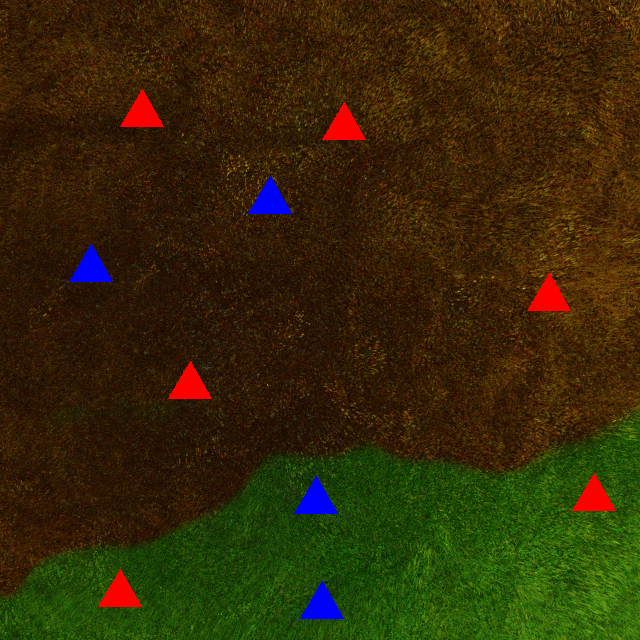
#> input picture UAS-SAR (Unmanned Aerial System - Search and Rescue)/TestCasesUAS/uas takimages/uas takimages/1.png, 640 x 640 px
$ python -i main.py   (imports and definitions only)
#> lines starting #> are read from the running program, lines starting #| are printed output that depends on the picture; after the words box and inside, x2 and y2 are one past the last pixel; in counts of white or black regions, pixels touching at a corner belong together
#> further down, picture is the input picture: shape (640, 640, 3); mean B, G, R 7.3, 41.1, 52.4
### UAS-SAR (Unmanned Aerial System - Search and Rescue)/pointpolytest.py
import cv2 as cv
import numpy as np


def centre_in_region(triangle,ext_contour):
    for point in triangle:
        if cv.pointPolygonTest(ext_contour,triangle['centre'],False)>=0:
        # if cv.pointPolygonTest(ext_contour,(point),False)>=0:

            return True
    return False

### UAS-SAR (Unmanned Aerial System - Search and Rescue)/main.py
import cv2 as cv
import numpy as np
from pointpolytest import *
from Rplanning import *

prlist=[]
prioritylist=[]
no_houses=[]


def create_masks(image):
    hsv_image = cv.cvtColor(image, cv.COLOR_BGR2HSV)
#> hsv_image: shape (640, 640, 3); mean H, S, V 23.7, 232.5, 63.9

    red_lower = np.array([0, 50, 50])
    red_upper = np.array([10, 255, 255])

    blue_lower = np.array([100, 50, 50])
    blue_upper = np.array([130, 255, 255])

    green_lower = np.array([36, 50, 50])
    green_upper = np.array([70, 255, 255])

    brown_lower = np.array([10, 100, 20])
    brown_upper = np.array([20, 255, 200])

    mask_red = cv.inRange(hsv_image, red_lower, red_upper)
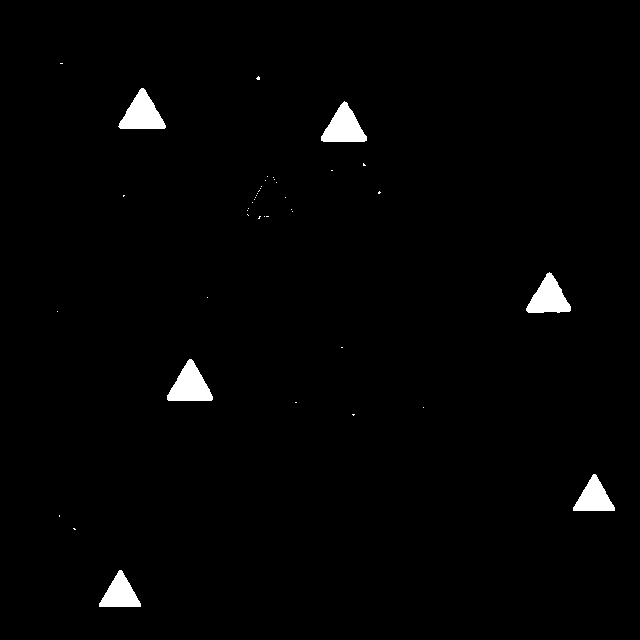
#> mask_red: shape (640, 640); 1.5% white; 42 white regions (36 under 20 px), largest, box (x1, y1, x2, y2) and area: (167, 359, 213, 401) 1140, (118, 88, 166, 129) 1124, (321, 101, 367, 142) 1096, (526, 272, 571, 313) 1060, (99, 570, 141, 607) 883, (573, 474, 615, 511) 877
    mask_blue = cv.inRange(hsv_image, blue_lower, blue_upper)
#> mask_blue: shape (640, 640); 0.96% white; 4 white regions, box (x1, y1, x2, y2) and area: (294, 476, 338, 515) 988, (69, 244, 113, 283) 984, (300, 581, 344, 620) 983, (248, 176, 292, 215) 973
    mask_green = cv.inRange(hsv_image, green_lower, green_upper)
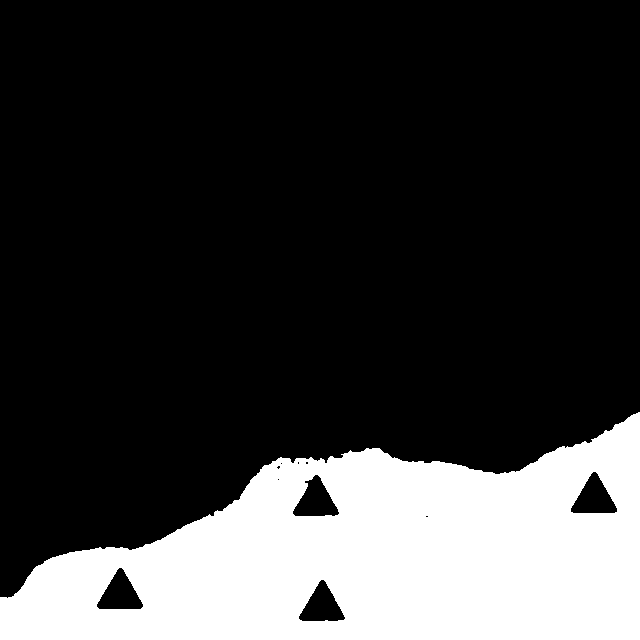
#> mask_green: shape (640, 640); 22.4% white; 1 white region, box (x1, y1, x2, y2) and area: (0, 412, 640, 640) 91727
    mask_brown = cv.inRange(hsv_image, brown_lower, brown_upper)
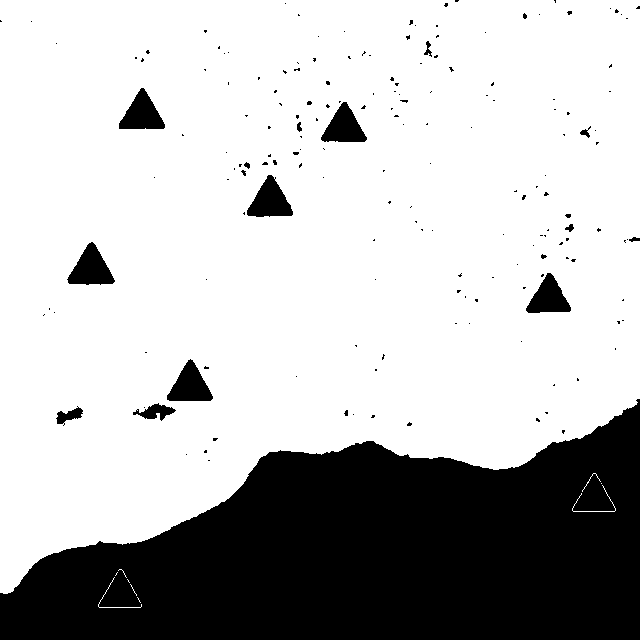
#> mask_brown: shape (640, 640); 73.7% white; 177 black regions (162 under 20 px)

    return mask_red, mask_blue, mask_green, mask_brown

def overlay(image, mask, overlay_color):
    colored_image = np.copy(image)
    colored_image[mask > 0] = overlay_color
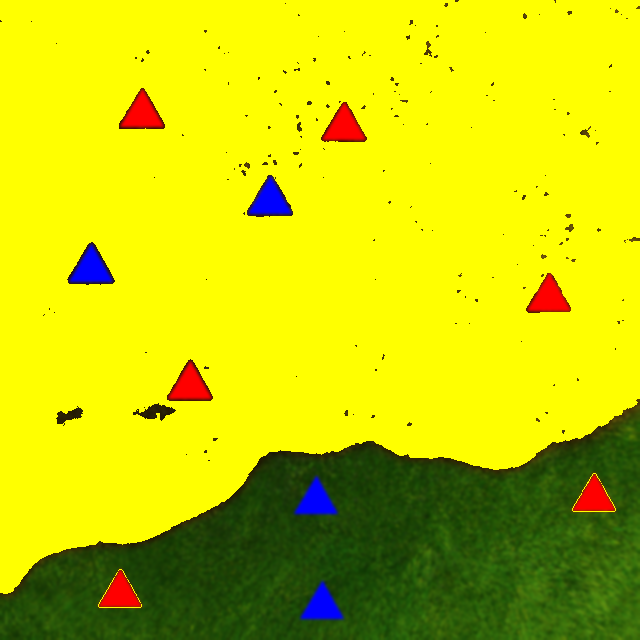
#> colored_image: shape (640, 640, 3); mean of channels 0, 1, 2 3.7, 206.3, 200.1; drawn as B, G, R
#> in overlay (call 2), `colored_image[mask > 0] = overlay_color`:
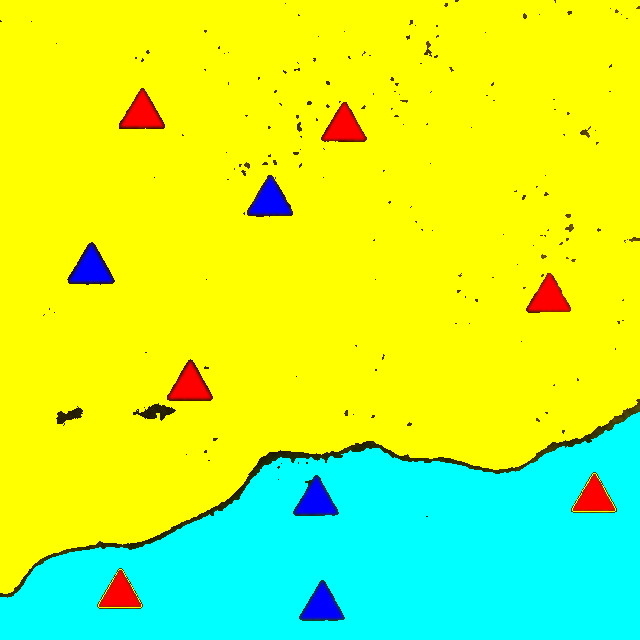
#> colored_image: shape (640, 640, 3); mean of channels 0, 1, 2 59.3, 245.8, 191.8; drawn as B, G, R
    return colored_image

def houses(image, mask_red, mask_blue):
    # [6 lines of commented-out code are left out]

    contours_red, _ = cv.findContours( mask_red, cv.RETR_EXTERNAL, cv.CHAIN_APPROX_SIMPLE)
#> contours_red = 42 contours, 36 with area under 20; largest, box (x1, y1, x2, y2) and area: (167, 359, 213, 401) 1076, (118, 88, 166, 129) 1060, (321, 101, 367, 142) 1033, (526, 272, 571, 313) 998, (99, 570, 141, 607) 824, (573, 474, 615, 511) 818
    contours_blue, _ = cv.findContours( mask_blue, cv.RETR_EXTERNAL, cv.CHAIN_APPROX_SIMPLE)
#> contours_blue = 4 contours; box (x1, y1, x2, y2) and area: (294, 476, 338, 515) 928, (69, 244, 113, 283) 924, (300, 581, 344, 620) 922, (248, 176, 292, 215) 912
    # contours,_=cv.findContours(edges,cv.RETR_TREE, cv.CHAIN_APPROX_SIMPLE)


    red_houses= 0
    blue_houses = 0
    red_centroids=[]
    blue_centroids=[]
    centroids=[]

    for rcontour in contours_red:
        area=cv.contourArea(rcontour)
        approx = cv.approxPolyDP(rcontour, 0.04 * cv.arcLength(rcontour, True), True)

        if area>200 and len(approx)==3:
            cv.drawContours(image,[rcontour],-1,(0,0,0),5)
            red_houses+=1

            M=cv.moments(approx)
            cXr = int(M["m10"] / M["m00"])
            cYr = int(M["m01"] / M["m00"])
            cv.circle(image, (cXr, cYr), 5, (255, 255, 255), -1)
            red_centroids.append({'centre':(cXr,cYr)})
#> this loop made 42 passes
#> (area, approx, cXr, cYr) on passes 1, 4, 8, 12, 39, 40: (824.5, [[119, 570], [99, 606], [140, 606]], 119, 594), (818.5, [[593, 474], [573, 510], [614, 510]], 593, 498), (1075.5, [[189, 359], [167, 399], [211, 400]], 189, 386), (998, [[551, 273], [528, 312], [570, 310]], 549, 298), (1033, [[346, 102], [321, 140], [366, 140]], 344, 127), (1060, [[141, 88], [118, 126], [164, 128]], 141, 114)
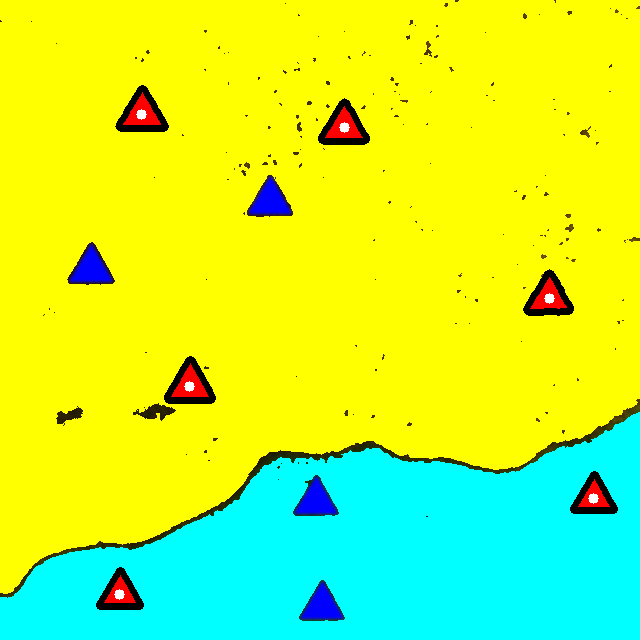
#> image: shape (640, 640, 3); 1.4% of pixels changed, all inside (x1, y1, x2, y2) = (96, 85, 618, 610); drawn as B, G, R
#> after the loop, red_centroids = 6 items; red_houses = 6


    for bcontour in contours_blue:
        area=cv.contourArea(bcontour)
        approx = cv.approxPolyDP(bcontour, 0.04 * cv.arcLength(bcontour, True), True)

        if area>200 and len(approx)==3:
            cv.drawContours(image,[bcontour],-1,(0,0,0),5)
            blue_houses+=1

            M=cv.moments(approx)
            cXb = int(M["m10"] / M["m00"])
            cYb = int(M["m01"] / M["m00"])
            cv.circle(image, (cXb, cYb), 5, (255, 255, 255), -1)
            blue_centroids.append({'centre':(cXb,cYb)})
#> this loop made 4 passes
#> (area, approx, cXb, cYb) on passes 1 to 4: (922.5, [[321, 581], [300, 618], [342, 619]], 321, 606), (927.5, [[315, 476], [294, 513], [336, 514]], 315, 501), (923.5, [[90, 244], [69, 281], [111, 282]], 90, 269), (912.5, [[269, 176], [248, 213], [290, 214]], 269, 201)
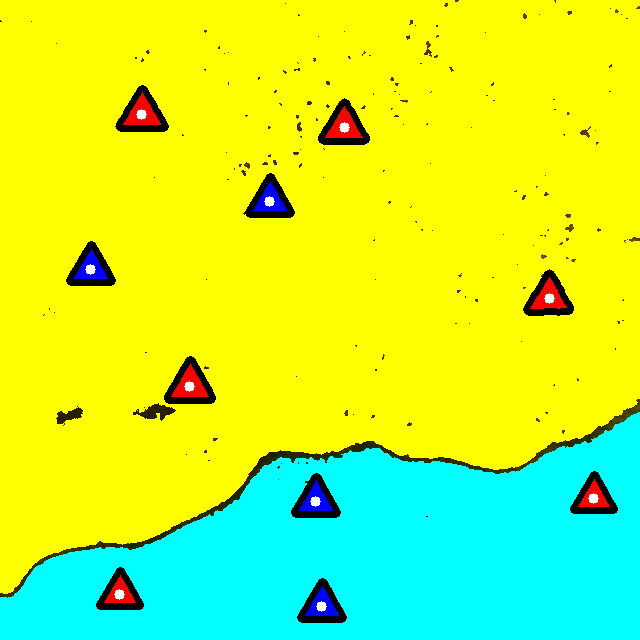
#> image: shape (640, 640, 3); 0.91% of pixels changed, all inside (x1, y1, x2, y2) = (66, 173, 347, 623); drawn as B, G, R
#> after the loop, blue_centroids = 4 items; blue_houses = 4

    centroids=red_centroids+blue_centroids
#> centroids = 10 items


    # [12 lines of commented-out code are left out]
    return red_houses, blue_houses, red_centroids, blue_centroids,centroids


def process_image(image):
    # imgresize=cv.resize(image,(400,600))
    image=cv.GaussianBlur(image,(7,7),0)
    mask_red, mask_blue, mask_green, mask_brown = create_masks(image)

    image = overlay(image, mask_brown, [0, 255, 255])  # Yellow on brown
    image = overlay(image, mask_green, [255, 255, 0])  # Cyan on green

    red_houses, blue_houses,_,_,_= houses(image, mask_red, mask_blue)
#> red_houses = 6; blue_houses = 4
    # print((red_houses),(blue_houses))


    green_contours,_=cv.findContours(mask_green,cv.RETR_EXTERNAL,cv.CHAIN_APPROX_SIMPLE)
#> green_contours = 1 contour; box (x1, y1, x2, y2) and area: (0, 412, 640, 640) 95319
    brown_contours,_=cv.findContours(mask_brown,cv.RETR_EXTERNAL,cv.CHAIN_APPROX_SIMPLE)
#> brown_contours = 10 contours, 9 with area under 20; largest, box (x1, y1, x2, y2) and area: (0, 0, 640, 594) 308628

    _,_,red_centroids,blue_centroids,centroids=houses(image,mask_red,mask_blue)
#> the loop in houses (call 2), `for rcontour in contours_red:` made 42 passes
#> the loop in houses (call 2), `for bcontour in contours_blue:` made 4 passes
#> red_centroids = 6 items; blue_centroids = 4 items; centroids = 10 items


    Hrg=0
    Hrb=0

    Hblg=0
    Hblb=0


    for T in red_centroids:
        for green_contour in green_contours:
            if centre_in_region(T,green_contour):
                Hrg+=1

        for brown_contour in brown_contours:
            if centre_in_region(T,brown_contour):
                Hrb+=1
                break
#> this loop made 6 passes
#> T on passes 1 to 6: {'centre': (119, 594)}, {'centre': (593, 498)}, {'centre': (189, 386)}, {'centre': (549, 298)}, {'centre': (344, 127)}, {'centre': (141, 114)}
#> after the loop, Hrb = 4; Hrg = 2
    for T in blue_centroids:
        for green_contour in green_contours:
            if centre_in_region(T,green_contour):
                Hblg+=1

        for brown_contour in brown_contours:
            if centre_in_region(T,brown_contour):
                Hblb+=1
                break
#> this loop made 4 passes
#> T on passes 1 to 4: {'centre': (321, 606)}, {'centre': (315, 501)}, {'centre': (90, 269)}, {'centre': (269, 201)}
#> after the loop, Hblb = 2; Hblg = 2

    # [17 lines of commented-out code are left out]

    return image,Hrg,Hrb,Hblg,Hblb,centroids

# [45 lines not run here, left out]


dict={}
# [2 lines not run here, left out]

keys=list(dict.keys())
values=list(dict.values())
sorted_values_index=np.argsort(values)
sorted_dict={keys[i]:values[i] for i in sorted_values_index}

sorted_images=list(sorted_dict.keys())
# [1 line not run here, left out]

>>> import cv2
>>> picture = cv2.imread('TestCasesUAS/uas takimages/uas takimages/1.png')
>>> result = process_image(picture)
#> result = 6 items

$ run again, on UAS-SAR (Unmanned Aerial System - Search and Rescue)/TestCasesUAS/uas takimages/uas takimages/10.png
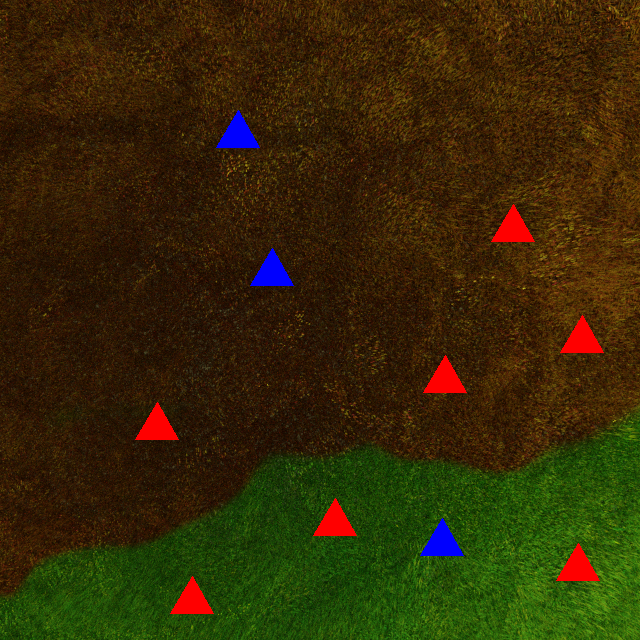
#> input picture UAS-SAR (Unmanned Aerial System - Search and Rescue)/TestCasesUAS/uas takimages/uas takimages/10.png, 640 x 640 px
#> picture is the input picture: shape (640, 640, 3); mean B, G, R 6.8, 41, 52.9
#> hsv_image: shape (640, 640, 3); mean H, S, V 23.4, 232.6, 63.8
#> in create_masks, `mask_red = cv.inRange(hsv_image, red_lower, red_upper)`:
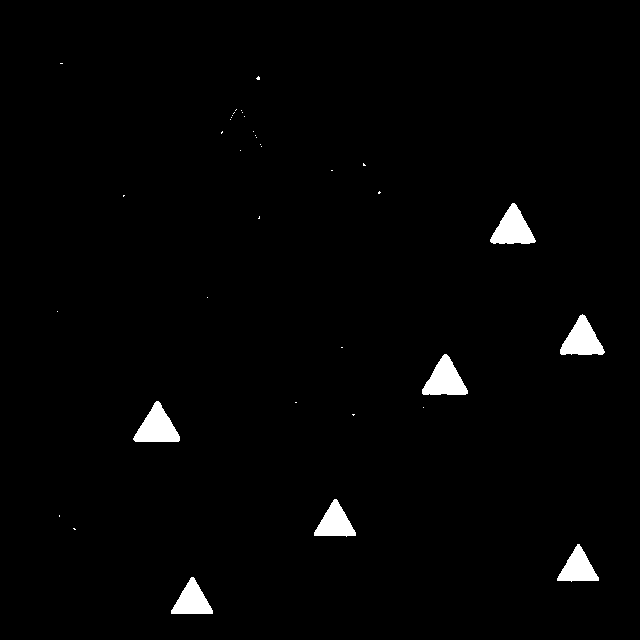
#> mask_red: shape (640, 640); 1.7% white; 37 white regions (30 under 20 px), largest, box (x1, y1, x2, y2) and area: (133, 401, 180, 442) 1112, (422, 354, 468, 395) 1106, (490, 203, 536, 244) 1081
#> mask_blue: shape (640, 640); 0.71% white; 3 white regions, box (x1, y1, x2, y2) and area: (250, 248, 294, 287) 981, (216, 110, 260, 149) 974, (420, 518, 464, 557) 970
#> mask_green: shape (640, 640); 22.4% white; 1 white region, box (x1, y1, x2, y2) and area: (0, 412, 640, 640) 91758
#> mask_brown: shape (640, 640); 73.7% white; 179 black regions (163 under 20 px)
#> contours_red = 37 contours, 30 with area under 20; largest, box (x1, y1, x2, y2) and area: (133, 401, 180, 442) 1048, (422, 354, 468, 395) 1042, (490, 203, 536, 244) 1018, (560, 314, 605, 355) 998, (314, 499, 356, 537) 830, (171, 577, 213, 614) 826, (557, 544, 599, 582) 806
#> contours_blue = 3 contours; box (x1, y1, x2, y2) and area: (250, 248, 294, 287) 920, (216, 110, 260, 149) 914, (420, 518, 464, 557) 910
#> the loop in houses, `for rcontour in contours_red:` made 37 passes
#> (area, approx, cXr, cYr) on passes 1, 2, 5, 9, 10, 12, 16: (825.5, [[191, 577], [171, 613], [212, 613]], 191, 601), (806.5, [[577, 544], [557, 580], [598, 580]], 577, 568), (830.5, [[334, 499], [314, 535], [355, 535]], 334, 523), (1048.5, [[156, 401], [133, 439], [178, 441]], 155, 427), (1042.5, [[444, 354], [422, 393], [467, 393]], 444, 380), (998.5, [[584, 315], [561, 354], [604, 352]], 583, 340), (1018.5, [[512, 203], [490, 241], [534, 242]], 512, 228)
#> after the loop in houses, `for rcontour in contours_red:`: red_centroids = 7 items; red_houses = 7
#> the loop in houses, `for bcontour in contours_blue:` made 3 passes
#> (area, approx, cXb, cYb) on passes 1 to 3: (909.5, [[441, 518], [420, 555], [462, 556]], 441, 543), (920.5, [[271, 248], [250, 285], [292, 286]], 271, 273), (913.5, [[237, 110], [216, 147], [258, 148]], 237, 135)
#> after the loop in houses, `for bcontour in contours_blue:`:
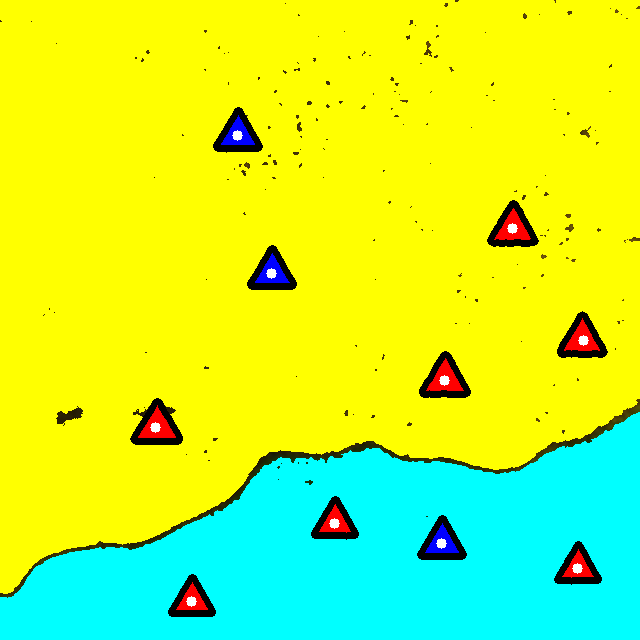
#> image: shape (640, 640, 3); mean of channels 0, 1, 2 58, 244.2, 189.6; drawn as B, G, R
#> after the loop in houses, `for bcontour in contours_blue:`: blue_centroids = 3 items; blue_houses = 3
#> in houses, `centroids=red_centroids+blue_centroids`: centroids = 10 items
#> in process_image, `red_houses, blue_houses,_,_,_= houses(image, mask_red, mask_blue)`: red_houses = 7; blue_houses = 3
#> green_contours = 1 contour; box (x1, y1, x2, y2) and area: (0, 412, 640, 640) 95319
#> brown_contours = 28 contours, 27 with area under 20; largest, box (x1, y1, x2, y2) and area: (0, 0, 640, 594) 308628
#> the loop in houses (call 2), `for rcontour in contours_red:` made 37 passes
#> the loop in houses (call 2), `for bcontour in contours_blue:` made 3 passes
#> in process_image, `_,_,red_centroids,blue_centroids,centroids=houses(image,mask_red,mask_..`: red_centroids = 7 items; blue_centroids = 3 items; centroids = 10 items
#> the loop in process_image, `for T in red_centroids:` made 7 passes
#> T on passes 1 to 7: {'centre': (191, 601)}, {'centre': (577, 568)}, {'centre': (334, 523)}, {'centre': (155, 427)}, {'centre': (444, 380)}, {'centre': (583, 340)}, {'centre': (512, 228)}
#> after the loop in process_image, `for T in red_centroids:`: Hrb = 4; Hrg = 3
#> the loop in process_image, `for T in blue_centroids:` made 3 passes
#> T on passes 1 to 3: {'centre': (441, 543)}, {'centre': (271, 273)}, {'centre': (237, 135)}
#> after the loop in process_image, `for T in blue_centroids:`: Hblb = 2; Hblg = 1
#> result = 6 items
